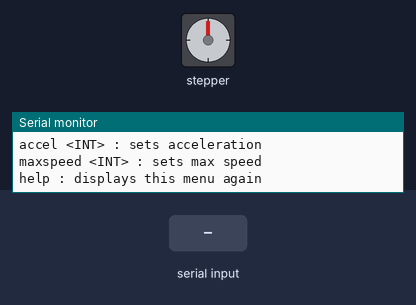
Recording of a sketch running on a simulated Arduino Uno, built with avr-gcc and run on an emulated ATmega328P. Shown: stepper motor, the last lines printed to the serial monitor. The test bench sets the inputs (shaded band). Stepper angles assume 200 steps per turn.

Above: at 1.4 s.
1.5 s: "runspeed,45\n" received over Serial
At 1.67 s:
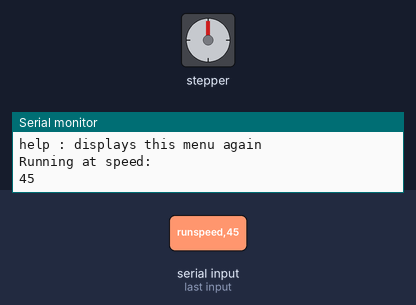
7.5 s: "stop\n" received over Serial
At 8.7 s:
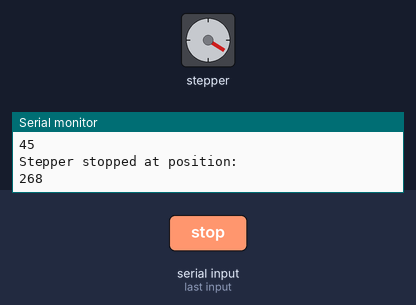
9.0 s: "moveto\n" received over Serial
At 9.56 s:
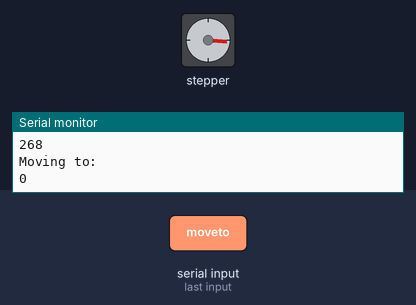
Timing chart, 0 to 13.6 s (numbered marks = the images above; inputs shaded):
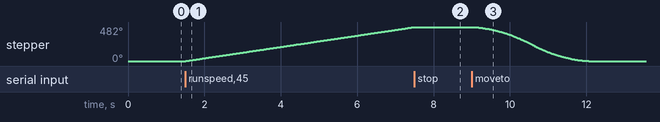

Measured:
- after the input at 1.5 s, stepper: keeps turning clockwise at about 80°/s, starting at once
- after the input at 7.5 s, stepper: goes on until 7.5 s, then stays 482°
- after the input at 9.0 s, stepper: turns 482° counter-clockwise in 3.1 s, starting at once

The sketch:

StepperTest.ino
```cpp
/*
  This file adds on to the Waag Society's BioHack Academy Code,
  and interfaces with the BioHack Board.

 The code demonstrates how to use the AccelStepper library to drive
 the stepper motor.

 This sketch makes use of the serial port connection to observe the result.
 In case you are unfamiliar with serial port connections check this
 tutorial: https://www.arduino.cc/en/Tutorial/AnalogReadSerial
 Or have a look at the BHA_SerialCommunication demonstration file
 */

/*
 * INCLUDE LIBRIARIES
 */

/*
Download the AccelStepper library from
http://www.airspayce.com/mikem/arduino/AccelStepper/
There should be a .zip download of the latest version
Install in menus: Sketch/Include Library/Add .ZIP Library
*/
#include <AccelStepper.h>

/*
 * DECLARE VARIABLES AND OBJECTS
 */

// Declare stepper driver pins
const byte PIN_STEP=7;
const byte PIN_DIR=8;
const byte PIN_ENABLE=4;

// Stepper hardware enable toggle
byte stepper_en = 0;

// Declares 'stepper' as an AccelStepper class
// AccelStepper::DRIVER constructs the class to work with a 2 pin
// contoller: with a step and direction pins.
AccelStepper stepper(AccelStepper::DRIVER,PIN_STEP,PIN_DIR);

// Declare stepper commands
bool runToPos = false;
bool runConst = false;

// These strings hold the serial input and an Int parser, respectively
// For serial interface
String buffer;
String intbuffer;

/*
 * DEFINE LOCAL FUNTIONS
 */

// Handle serial IO
void serial() {
  // Wait for a serial command
  while (Serial.available()>0) {
    char c = (char)Serial.read();
    if (c == '\n') {
      if(buffer.startsWith("id")) {
        Serial.println("id:stepper-test"); // so other devices can figure out what is connected
      }
      else if(buffer.startsWith("help")) {
        // Help function
        // Display action
        Serial.println("AVAILABLE COMMANDS:");
        Serial.println("id : device id");
        Serial.println("stop : stop stepper");
        Serial.println("moveto <INT> : moves to specified position");
        Serial.println("runspeed <INT> : runs forever at a constant speed");
        Serial.println("accel <INT> : sets acceleration");
        Serial.println("maxspeed <INT> : sets max speed");
        Serial.println("help : displays this menu again");
      }
      else if(buffer.startsWith("stop")) {
        // Stops stepper
        runToPos = false;
        runConst = false;
        stepper.stop(); //hard stop
        // Clear target position
        int pos = stepper.currentPosition();
        stepper.moveTo(pos);
        // Display action
        Serial.println("Stepper stopped at position:");
        Serial.println((int)pos);
      }
      else if(buffer.startsWith("runspeed")) {
        // Runs at a constant speed forever
        intbuffer = buffer;
        intbuffer.remove(0,9);
        int spd = intbuffer.toInt();
        stepper.setSpeed(spd);
        runToPos = false;
        runConst = true;
        // Display action
        Serial.println("Running at speed: ");
        Serial.println((int)spd);
      }
      else if(buffer.startsWith("moveto")) {
        // Moves to a relative position
        intbuffer = buffer;
        intbuffer.remove(0,7);
        int dest = intbuffer.toInt();
        stepper.moveTo(dest);
        runToPos = true;
        runConst = false;
        // Display action
        Serial.println("Moving to: ");
        Serial.println((int)dest);
      }
      else if(buffer.startsWith("accel")) {
        // Set acceleration
        intbuffer = buffer;
        intbuffer.remove(0,6);
        int acc = intbuffer.toInt();
        stepper.setAcceleration(acc);
        // Display action
        Serial.println("Accel: ");
        Serial.println((int)acc);
      }
      else if(buffer.startsWith("maxspeed")) {
        // Set max speed
        intbuffer = buffer;
        intbuffer.remove(0,9);
        int mspd = intbuffer.toInt();
        stepper.setMaxSpeed(mspd);
        // Display action
        Serial.println("Max Speed: ");
        Serial.println((int)mspd);
      }
      else if(buffer.startsWith("pos")) {
        int pos = stepper.currentPosition();
        // Display action
        Serial.println("Position: ");
        Serial.println((int)pos);
      }
      else {
        Serial.println("Unknown cmd.");
      }
      buffer="";
    } else buffer+=c;
  }
}

/*
 * SETUP FUNCTION
 */

// Required by Arduino; runs once at reset
void setup() {
  // Open serial connection and print a message
  Serial.begin(9600);
  Serial.println(F("BioHack Board Stepper Test"));
  Serial.println("AVAILABLE COMMANDS:");
  Serial.println("id : device id");
  Serial.println("stop : stop stepper");
  Serial.println("moveto <INT> : moves to specified position");
  Serial.println("runspeed <INT> : runs forever at a constant speed");
  Serial.println("accel <INT> : sets acceleration");
  Serial.println("maxspeed <INT> : sets max speed");
  Serial.println("help : displays this menu again");

  // Setup stepper
  stepper.setMaxSpeed(2000);
  stepper.setAcceleration(100);
}

/*
 * LOOP FUNCTION
 */

void loop() {

  // stepper.run(Speed) should be run as frequently as possible in a loop
  // it will step the stepper if a step is queued at the time.
  if (runToPos) {
    // if a step is queued; steps
    // runs only to desired position
    stepper.run();
  }
  else if (runConst) {
    // runs at a constant speed
    stepper.runSpeed();
  }

  serial();

}
```
